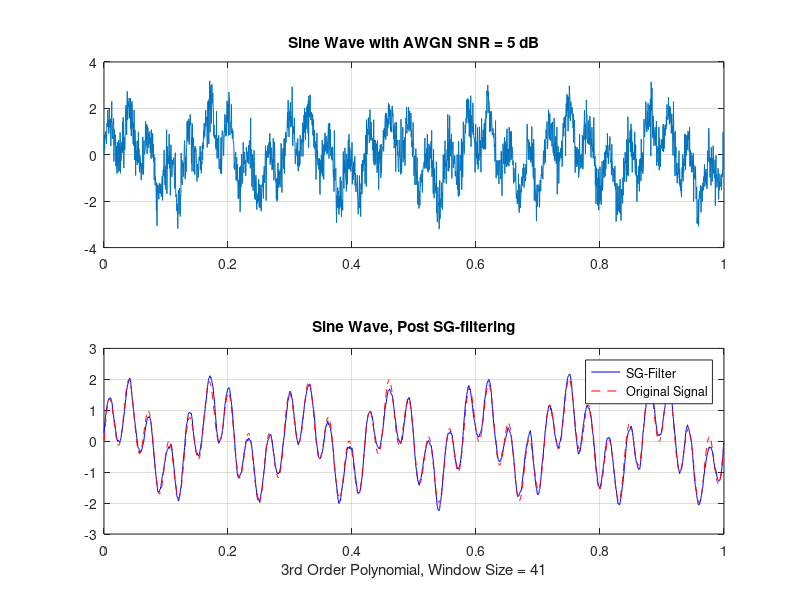

This figure's MATLAB source:
%% Savitzky-Golay Slide Presentation
% Displays a signal contaminated with noise, and applies the SG-filter to
% demonstrate signal denoising.

n = 0:1999;         % samples
t = 0.0005 * n;     % Time Axis
f1 = 31;            % First Frequency Component
f2 = 7;             % Second Frequency Component
snr = 5;            % AWGN SNR dB strength

x_sine = sin(2*pi*f1*t) + sin(2*pi*f2*t);   % Original Sinusoid
w_sine = awgn(x_sine,snr,'measured');       % Sinusoid with Additive Noise.

sgf_1 = sgolayfilt(w_sine,3,41);    %3rd order, Window Size = 41.

figure(1)
hold on
subplot(2,1,1),plot(t,w_sine),grid;
title(['Sine Wave with AWGN SNR = ', num2str(snr), ' dB']);

subplot(2,1,2),plot(t,sgf_1,'b',t,x_sine,'r--'),grid;
legend('SG-Filter','Original Signal');
title('Sine Wave, Post SG-filtering');
xlabel('3rd Order Polynomial, Window Size = 41');
hold off